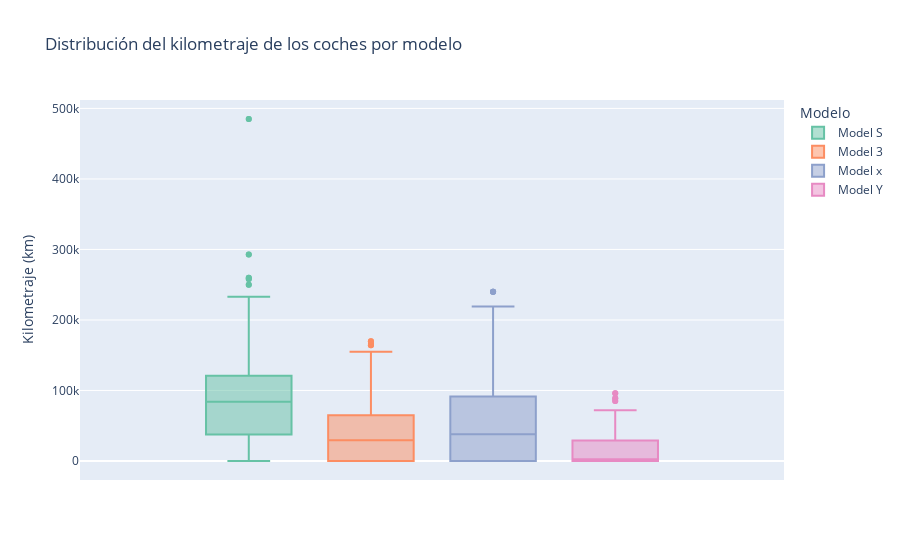

The cell this chart's notebook holds for it:
### Markdown cell above
### 4. Distribución del kilometraje de los coches

### Code cell
fig4 = px.box(
    df, 
    y='km', 
    color='model',
    title='Distribución del kilometraje de los coches por modelo',
    labels={'km': 'Kilometraje (km)', 'model': 'Modelo'},
    color_discrete_sequence=px.colors.qualitative.Set2
)
fig4.show()

### Figure 1 — Plotly figure (JSON) as saved in the notebook; plotly's stock layout.template omitted (floating-point values rounded to 4 significant figures; data arrays with more than 128 entries replaced by an {"elided": "..."} marker saying what was removed)
{"data": [{"alignmentgroup": "True", "hovertemplate": "Modelo=Model S<br>Kilometraje (km)=%{y}<extra></extra>", "legendgroup": "Model S", "marker": {"color": "rgb(102,194,165)"}, "name": "Model S", "notched": false, "offsetgroup": "Model S", "orientation": "v", "showlegend": true, "type": "box", "x0": " ", "xaxis": "x", "y": {"elided": "215 int values"}, "y0": " ", "yaxis": "y"}, {"alignmentgroup": "True", "hovertemplate": "Modelo=Model 3<br>Kilometraje (km)=%{y}<extra></extra>", "legendgroup": "Model 3", "marker": {"color": "rgb(252,141,98)"}, "name": "Model 3", "notched": false, "offsetgroup": "Model 3", "orientation": "v", "showlegend": true, "type": "box", "x0": " ", "xaxis": "x", "y": {"elided": "493 int values"}, "y0": " ", "yaxis": "y"}, {"alignmentgroup": "True", "hovertemplate": "Modelo=Model x<br>Kilometraje (km)=%{y}<extra></extra>", "legendgroup": "Model x", "marker": {"color": "rgb(141,160,203)"}, "name": "Model x", "notched": false, "offsetgroup": "Model x", "orientation": "v", "showlegend": true, "type": "box", "x0": " ", "xaxis": "x", "y": {"elided": "175 int values"}, "y0": " ", "yaxis": "y"}, {"alignmentgroup": "True", "hovertemplate": "Modelo=Model Y<br>Kilometraje (km)=%{y}<extra></extra>", "legendgroup": "Model Y", "marker": {"color": "rgb(231,138,195)"}, "name": "Model Y", "notched": false, "offsetgroup": "Model Y", "orientation": "v", "showlegend": true, "type": "box", "x0": " ", "xaxis": "x", "y": {"elided": "265 int values"}, "y0": " ", "yaxis": "y"}], "layout": {"boxmode": "group", "legend": {"title": {"text": "Modelo"}, "tracegroupgap": 0}, "title": {"text": "Distribución del kilometraje de los coches por modelo"}, "xaxis": {"anchor": "y", "domain": [0, 1]}, "yaxis": {"anchor": "x", "domain": [0, 1], "title": {"text": "Kilometraje (km)"}}}}
